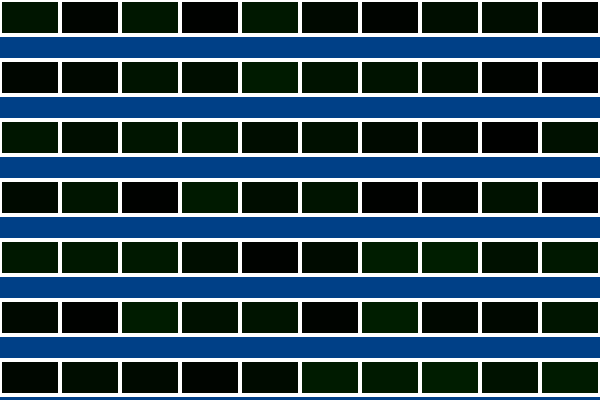
Frame 1 (no input)
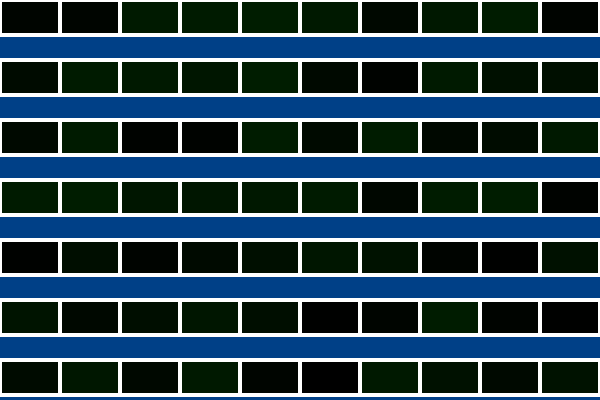
Frame 60 (no input)
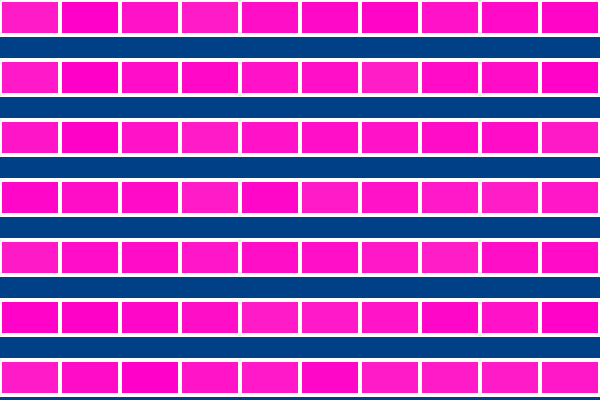
Frame 120 (the mouse pressed at the canvas centre since frame 60)

The p5.js sketch that drew these frames (run headless with seeded random() and noise() and a simulated clock; from frame 60 on, the mouse is pressed at the canvas centre):

// p5.js sketch
// ── sketch.js
/*
nested loop that draws rectangles to the canvas

Lisa Jiang May 2017
*/


function setup() {
  createCanvas(600, 400);
  background(0, 64, 135);
}

function draw() {
  strokeWeight(4);
  stroke(255);
  
  for(var i = 0; i <=width; i+= 60){
    for (var j = 0; j <= height; j+= 60){
      fill(mouseX, random(30), mouseY);// changed random to 30 to minimize color range so it flickers slower and doesnt give me 
      rect(i, j, 100, 35);// width changed to 100 for rectangle shape 
      //quad(20, 50, 50, 20, 80, 50, 50, 80);// changed from rect to a diamond shape using quad
      //quad(400,400 , 50, 20, 80, 50, 50, 80)// tried to use a diamond shpe but needs exact x,y values
      //quad(50, 50, 80, 20, 110, 50, 80, 80)
    }
  }
}
